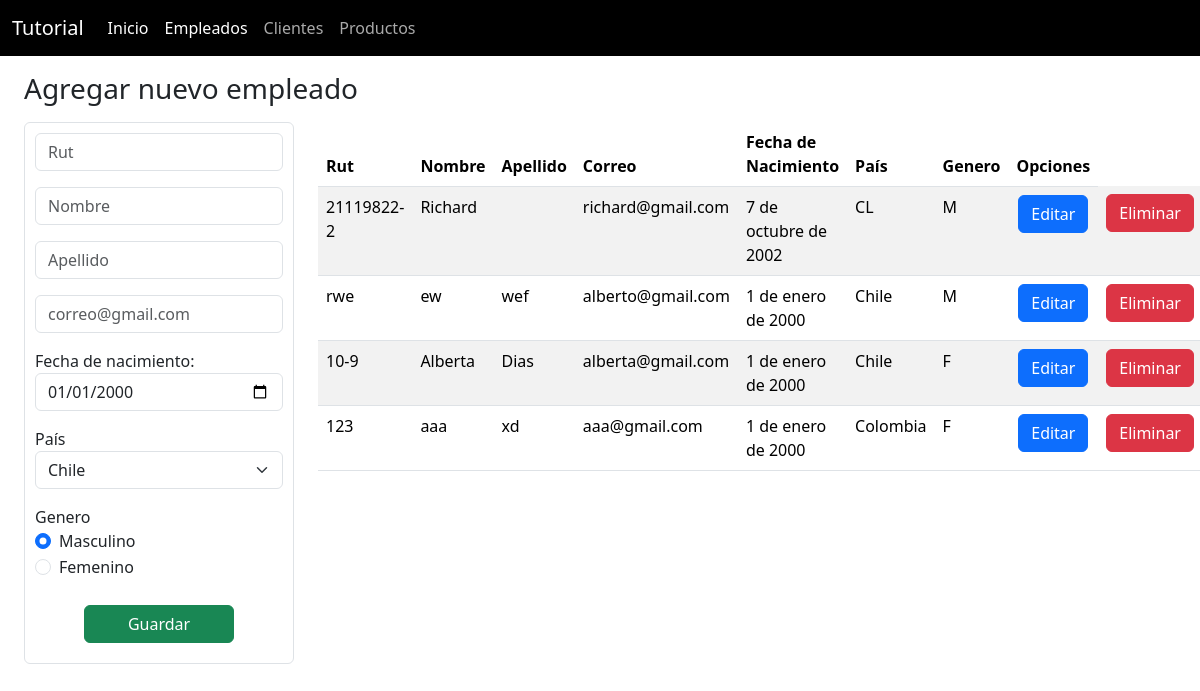
/empleados/, run on an earlier commit of the app's database.
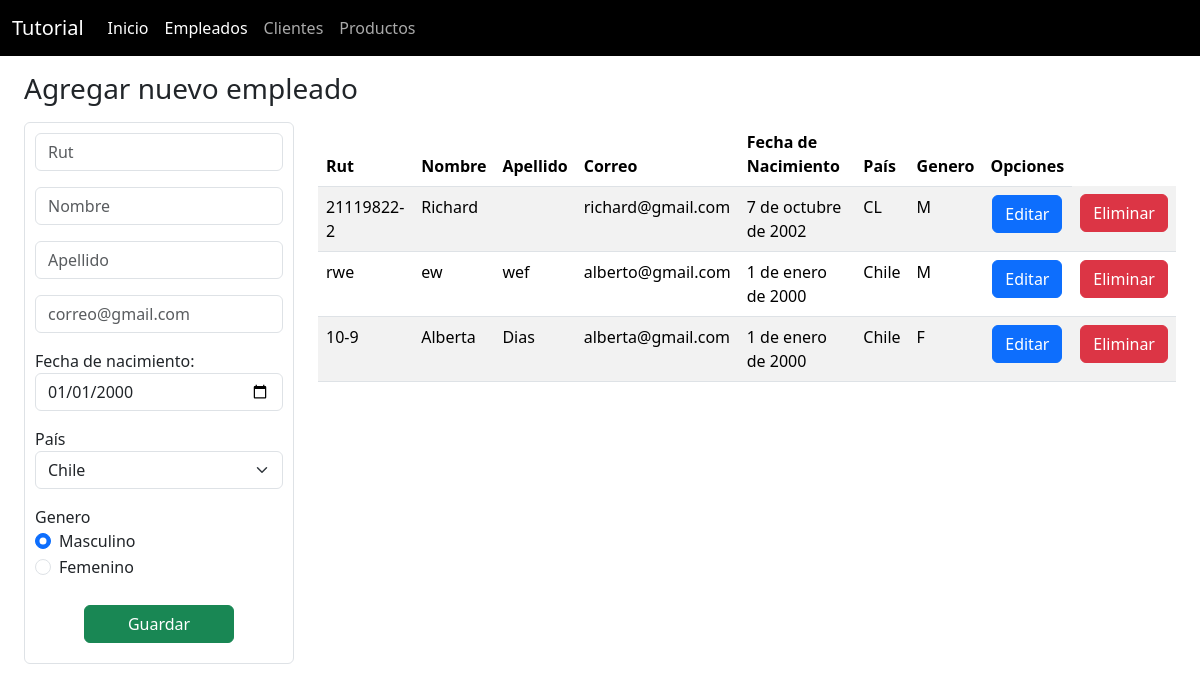
And on a later commit of the database.
### empleados/models.py (models this page shows, shortened)
class Empleado(models.Model):
    rut = models.CharField(max_length=12, primary_key=True)
    nombre = models.CharField(max_length=255)
    apellido = models.CharField(max_length=255, blank=True)
    correo = models.CharField(max_length=255, unique=True)
    fechaNacimiento = models.DateField(default="01/01/2000", verbose_name="Fecha de Nacimiento")
    pais = models.CharField(max_length=20, choices=_PAISES, default=_PAISES["CL"])
    genero = models.CharField(max_length=1, choices=_GENERO)
    creadoEn = models.DateTimeField(auto_now_add=True)
    actualizadoEn = models.DateTimeField(auto_now=True)

### empleados/views.py (the view)
# urls.py: path('', views.listaEmpleados, name='empleados'),
def listaEmpleados(request):
    empleados = Empleado.objects.all()
    return render(request, "lista_empleados.html",context={"empleados": empleados,})

### empleados/templates/lista_empleados.html (shortened to what the changed rows need)
{% extends 'base.html' %}
{% block content %}
    <div class="container-fluid mt-3">
      <div class="row">
        <div class="col-sm-12 col-md-12 col-lg-9 col-xl-9">
          <table class="table table-striped">
            <thead>
              <tr>
                <th scope="row">Rut</th>
                <th>Nombre</th>
                <th>Apellido</th>
                <th>Correo</th>
                <th>Fecha de Nacimiento</th>
                <th>País</th>
                <th>Genero</th>
                <th>Opciones</th>
              </tr>
            </thead>
            <tbody>
              {% for empleado in empleados %}
              <tr>
                <td>{{empleado.rut}}</td>
                <td>{{empleado.nombre}}</td>
                <td>{{empleado.apellido}}</td>
                <td>{{empleado.correo}}</td>
                <td>{{empleado.fechaNacimiento}}</td>
                <td>{{empleado.pais}}</td>
                <td>{{empleado.genero}}</td>
                <td class="text-center">
                  <a
                    href="editar_empleado/{{empleado.rut}}"
                    class="btn btn-primary btn-md"
                    >Editar</a
                  >
                </td>
                <td class="text-center">
                  <a
                    href="eliminar_empleado/{{empleado.rut}}"
                    class="btn btn-danger btn-md"
                    >Eliminar</a
                  >
                </td>
              </tr>
              {% endfor %}
            </tbody>
          </table>
        </div>
      </div>
    </div>
{% endblock %}

What changed in the data, as far as the page shows it:
removed Empleado: rut "123", nombre "aaa", apellido "xd", correo "aaa@gmail.com", fechaNacimiento "1 de enero de 2000", pais "Colombia", genero "F"
